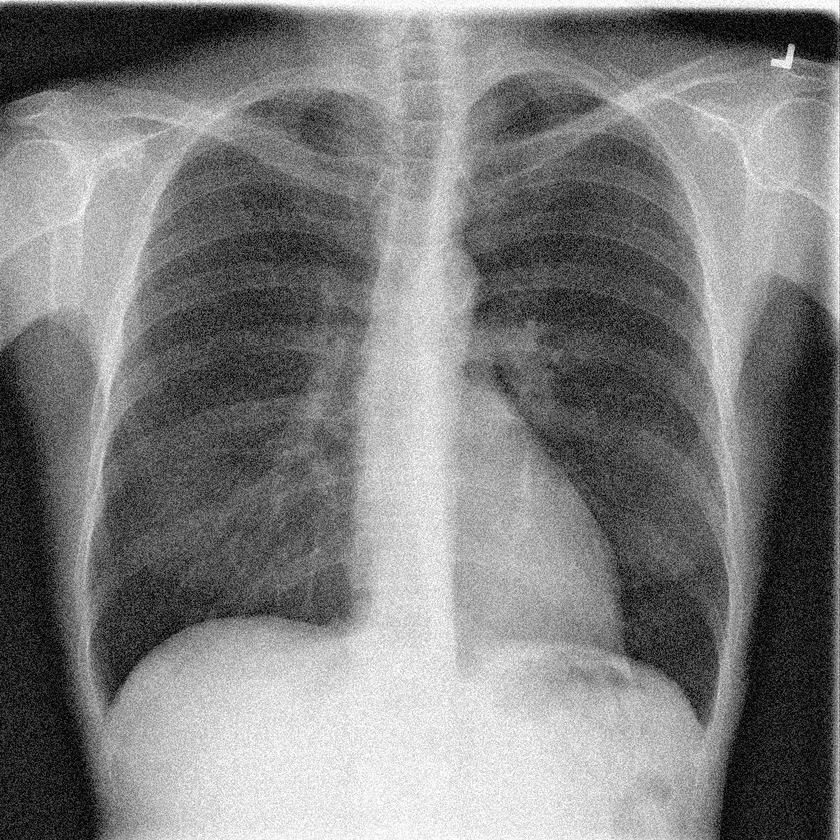
#> input picture Assignment-6/inputs/chest.png, 840 x 840 px, shrunk from 1024 x 1024 before the run
$ python noise_reduction.py
#> lines starting #> are read from the running program, lines starting #| are printed output that depends on the picture
### Assignment-6/my_image_processing_function.py
import numpy as np
import cv2

def filter_2D(src, kernel, dimension):
    rows, cols = src.shape
    result = np.zeros((rows, cols), dtype=np.uint8)
    num = dimension//2
    for i in range(num, rows-num):
        for j in range(num, cols-num):
            cell = src[i-num:i+num+1, j-num:j+num+1]
            result[i, j] = np.abs(np.sum(kernel * cell))
    return result

# [4 lines left out: function make_mask, not called in this run]

### Assignment-6/noise_reduction.py
import cv2
import numpy as np
from my_image_processing_function import filter_2D

chest_img = cv2.imread("./inputs/chest.png", cv2.IMREAD_GRAYSCALE)
#> chest_img is the input picture: shape (840, 840); min 0, max 255, mean 125.6
board_img = cv2.imread("./inputs/board.png", cv2.IMREAD_GRAYSCALE)
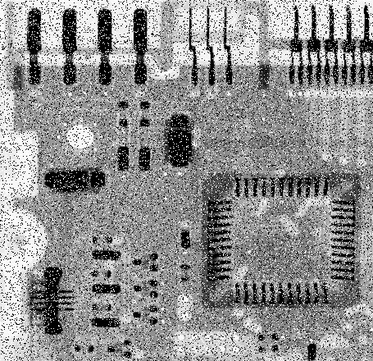
#> input picture Assignment-6/inputs/board.png, 373 x 361 px, shrunk from 455 x 440 before the run
#> board_img is the input picture: shape (361, 373); min 0, max 255, mean 144.3
shape_img = cv2.imread("./inputs/image_noisy.png", cv2.IMREAD_GRAYSCALE)
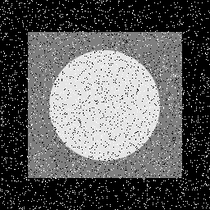
#> input picture Assignment-6/inputs/image_noisy.png, 210 x 210 px, shrunk from 256 x 256 before the run
#> shape_img is the input picture: shape (210, 210); min 0, max 255, mean 92.7
kernel = np.ones((3, 3))/9
chest_noise_less = filter_2D(chest_img, kernel, 3)
board_noise_less = filter_2D(board_img, kernel, 3)
#> call 2 of filter_2D, with kernel = array of shape (3, 3), dimension = 3
#> after the loop in filter_2D (call 2), `for i in range(num, rows-num):`:
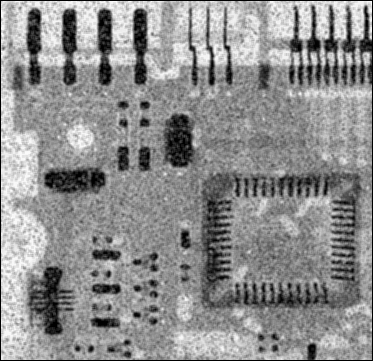
#> result: shape (361, 373); min 0, max 251, mean 141.8
shape_noise_less = filter_2D(shape_img, kernel, 3)
#> call 3 of filter_2D, with kernel = array of shape (3, 3), dimension = 3
#> after the loop in filter_2D (call 3), `for i in range(num, rows-num):`:
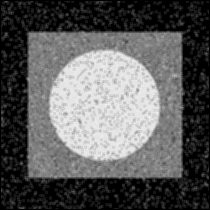
#> result: shape (210, 210); min 0, max 243, mean 92
cv2.imwrite("./outputs/chest.png", chest_noise_less)
cv2.imwrite("./outputs/board.png", board_noise_less)
cv2.imwrite("./outputs/shapes.png", shape_noise_less)
